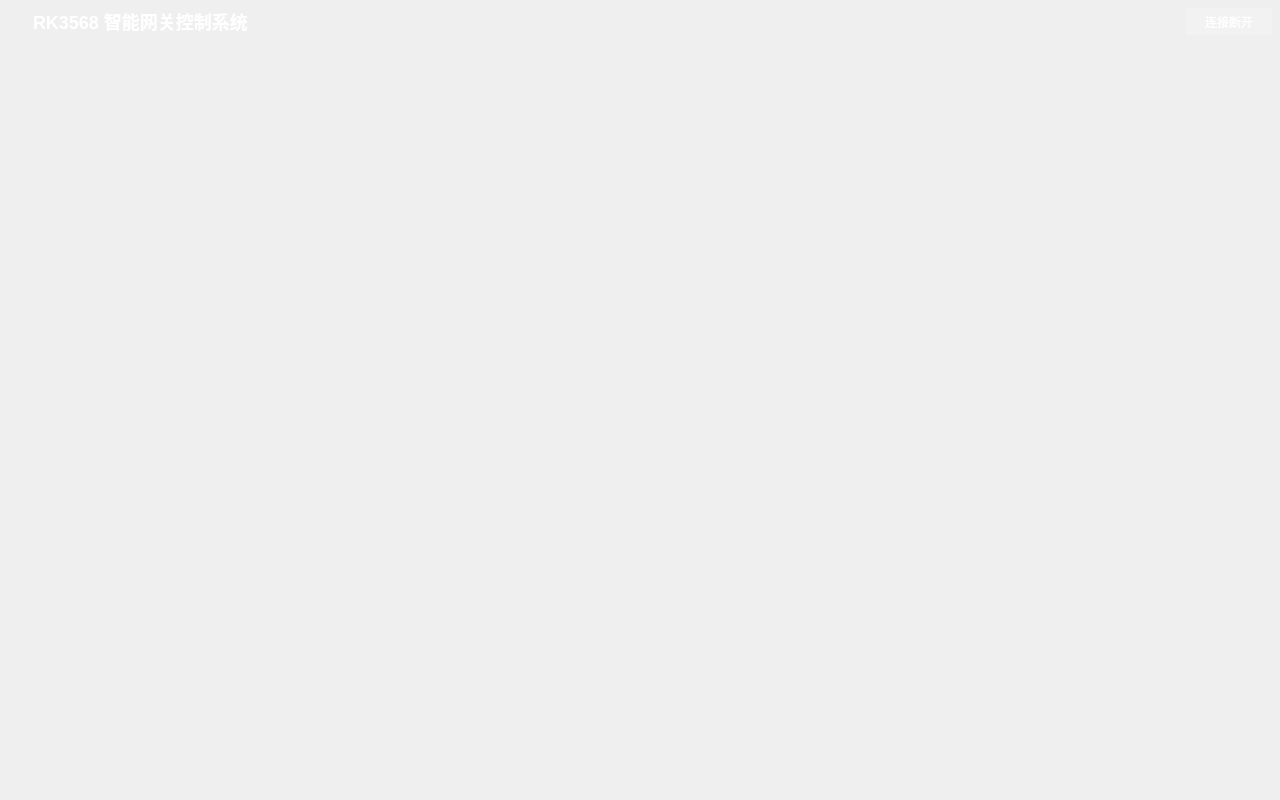
<?xml version="1.0" encoding="UTF-8"?>
<ui version="4.0">
 <class>MainWidget</class>
 <widget class="QWidget" name="MainWidget">
  <property name="geometry">
   <rect><x>0</x><y>0</y><width>1280</width><height>800</height></rect>
  </property>
  <property name="minimumSize">
   <size><width>1000</width><height>650</height></size>
  </property>
  <property name="windowTitle">
   <string>RK3568 智能控制中心</string>
  </property>
  <layout class="QVBoxLayout" name="root">
   <property name="spacing"><number>8</number></property>
   <property name="leftMargin"><number>8</number></property>
   <property name="topMargin"><number>8</number></property>
   <property name="rightMargin"><number>8</number></property>
   <property name="bottomMargin"><number>8</number></property>
   <item>
    <layout class="QHBoxLayout" name="header">
     <item>
      <widget class="QLabel" name="labelTitle">
       <property name="text"><string>RK3568 智能网关控制系统</string></property>
       <property name="styleSheet"><string>font-size:18px;font-weight:800;color:white;padding:0 20px;</string></property>
      </widget>
     </item>
     <item>
      <spacer name="h1"><property name="orientation"><enum>Qt::Horizontal</enum></property><property name="sizeHint" stdset="0"><size><width>40</width><height>0</height></size></property></spacer>
     </item>
     <item>
      <widget class="QLabel" name="labelStatus">
       <property name="text"><string>连接断开</string></property>
       <property name="styleSheet"><string>background:rgba(255,255,255,0.2);color:white;padding:4px 16px;border-radius:20px;font-size:12px;</string></property>
      </widget>
     </item>
    </layout>
   </item>
   <item>
    <widget class="QTabBar" name="tabBar">
     <property name="styleSheet"><string>QTabBar::tab{background:#fff;border:1px solid #e5e7eb;border-bottom:none;border-radius:8px 8px 0 0;padding:8px 28px;font-size:14px;font-weight:600;color:#64748b;margin-right:2px;} QTabBar::tab:selected{background:#eef2ff;color:#5c67f2;border-bottom:3px solid #5c67f2;} QTabBar::tab:hover{background:#f8fafc;}</string></property>
     <attribute name="title"><string>实时监控</string></attribute>
     <attribute name="title"><string>历史数据</string></attribute>
    </widget>
   </item>
   <item>
    <widget class="QStackedWidget" name="stack">
     <property name="sizePolicy"><sizepolicy hsizetype="Expanding" vsizetype="Expanding"><horstretch>0</horstretch><verstretch>1</verstretch></sizepolicy></property>
    </widget>
   </item>
  </layout>
 </widget>
 <resources/>
 <connections/>
</ui>
